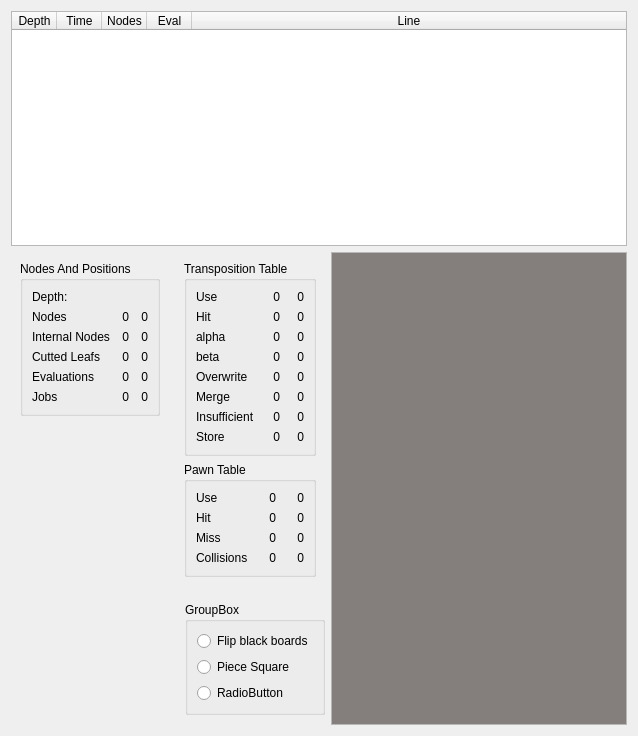
<?xml version="1.0" encoding="UTF-8"?>
<ui version="4.0">
 <class>Statsui</class>
 <widget class="QWidget" name="Statsui">
  <property name="geometry">
   <rect>
    <x>0</x>
    <y>0</y>
    <width>638</width>
    <height>736</height>
   </rect>
  </property>
  <property name="windowTitle">
   <string>Statistics</string>
  </property>
  <layout class="QVBoxLayout" name="verticalLayout_5" stretch="0,0">
   <item>
    <widget class="QTableWidget" name="bestLine">
     <property name="editTriggers">
      <set>QAbstractItemView::NoEditTriggers</set>
     </property>
     <property name="alternatingRowColors">
      <bool>true</bool>
     </property>
     <property name="gridStyle">
      <enum>Qt::DotLine</enum>
     </property>
     <property name="rowCount">
      <number>0</number>
     </property>
     <property name="columnCount">
      <number>5</number>
     </property>
     <attribute name="horizontalHeaderVisible">
      <bool>true</bool>
     </attribute>
     <attribute name="horizontalHeaderCascadingSectionResizes">
      <bool>true</bool>
     </attribute>
     <attribute name="horizontalHeaderDefaultSectionSize">
      <number>45</number>
     </attribute>
     <attribute name="horizontalHeaderStretchLastSection">
      <bool>true</bool>
     </attribute>
     <attribute name="verticalHeaderVisible">
      <bool>false</bool>
     </attribute>
     <column>
      <property name="text">
       <string>Depth</string>
      </property>
      <property name="textAlignment">
       <set>AlignHCenter|AlignVCenter|AlignCenter</set>
      </property>
     </column>
     <column>
      <property name="text">
       <string>Time</string>
      </property>
      <property name="textAlignment">
       <set>AlignHCenter|AlignVCenter|AlignCenter</set>
      </property>
     </column>
     <column>
      <property name="text">
       <string>Nodes</string>
      </property>
      <property name="textAlignment">
       <set>AlignHCenter|AlignVCenter|AlignCenter</set>
      </property>
     </column>
     <column>
      <property name="text">
       <string>Eval</string>
      </property>
      <property name="textAlignment">
       <set>AlignHCenter|AlignVCenter|AlignCenter</set>
      </property>
     </column>
     <column>
      <property name="text">
       <string>Line</string>
      </property>
     </column>
    </widget>
   </item>
   <item>
    <layout class="QHBoxLayout" name="horizontalLayout_4">
     <property name="leftMargin">
      <number>0</number>
     </property>
     <item>
      <layout class="QVBoxLayout" name="verticalLayout_2">
       <item>
        <layout class="QHBoxLayout" name="horizontalLayout">
         <item>
          <widget class="QFrame" name="frame_2">
           <property name="frameShape">
            <enum>QFrame::NoFrame</enum>
           </property>
           <property name="frameShadow">
            <enum>QFrame::Plain</enum>
           </property>
           <layout class="QVBoxLayout" name="verticalLayout_3">
            <item>
             <widget class="QGroupBox" name="nap">
              <property name="title">
               <string>Nodes And Positions</string>
              </property>
              <layout class="QGridLayout" name="gridLayout">
               <item row="1" column="0">
                <widget class="QLabel" name="tNodes">
                 <property name="text">
                  <string>Nodes</string>
                 </property>
                </widget>
               </item>
               <item row="1" column="1">
                <widget class="QLabel" name="vnode">
                 <property name="minimumSize">
                  <size>
                   <width>0</width>
                   <height>0</height>
                  </size>
                 </property>
                 <property name="text">
                  <string>0</string>
                 </property>
                 <property name="textFormat">
                  <enum>Qt::PlainText</enum>
                 </property>
                 <property name="alignment">
                  <set>Qt::AlignRight|Qt::AlignTrailing|Qt::AlignVCenter</set>
                 </property>
                </widget>
               </item>
               <item row="1" column="2">
                <widget class="QLabel" name="nnode">
                 <property name="text">
                  <string>0</string>
                 </property>
                 <property name="textFormat">
                  <enum>Qt::PlainText</enum>
                 </property>
                 <property name="alignment">
                  <set>Qt::AlignRight|Qt::AlignTrailing|Qt::AlignVCenter</set>
                 </property>
                </widget>
               </item>
               <item row="2" column="0">
                <widget class="QLabel" name="tNodes_2">
                 <property name="text">
                  <string>Internal Nodes</string>
                 </property>
                </widget>
               </item>
               <item row="2" column="1">
                <widget class="QLabel" name="vinternalNode">
                 <property name="minimumSize">
                  <size>
                   <width>0</width>
                   <height>0</height>
                  </size>
                 </property>
                 <property name="text">
                  <string>0</string>
                 </property>
                 <property name="textFormat">
                  <enum>Qt::PlainText</enum>
                 </property>
                 <property name="alignment">
                  <set>Qt::AlignRight|Qt::AlignTrailing|Qt::AlignVCenter</set>
                 </property>
                </widget>
               </item>
               <item row="2" column="2">
                <widget class="QLabel" name="ninternalNode">
                 <property name="text">
                  <string>0</string>
                 </property>
                 <property name="textFormat">
                  <enum>Qt::PlainText</enum>
                 </property>
                 <property name="alignment">
                  <set>Qt::AlignRight|Qt::AlignTrailing|Qt::AlignVCenter</set>
                 </property>
                </widget>
               </item>
               <item row="4" column="0">
                <widget class="QLabel" name="label_3">
                 <property name="text">
                  <string>Evaluations</string>
                 </property>
                </widget>
               </item>
               <item row="4" column="1">
                <widget class="QLabel" name="veval">
                 <property name="text">
                  <string>0</string>
                 </property>
                 <property name="alignment">
                  <set>Qt::AlignRight|Qt::AlignTrailing|Qt::AlignVCenter</set>
                 </property>
                </widget>
               </item>
               <item row="4" column="2">
                <widget class="QLabel" name="neval">
                 <property name="text">
                  <string>0</string>
                 </property>
                 <property name="alignment">
                  <set>Qt::AlignRight|Qt::AlignTrailing|Qt::AlignVCenter</set>
                 </property>
                </widget>
               </item>
               <item row="3" column="0">
                <widget class="QLabel" name="label_8">
                 <property name="text">
                  <string>Cutted Leafs</string>
                 </property>
                </widget>
               </item>
               <item row="3" column="1">
                <widget class="QLabel" name="vleafcut">
                 <property name="text">
                  <string>0</string>
                 </property>
                 <property name="alignment">
                  <set>Qt::AlignRight|Qt::AlignTrailing|Qt::AlignVCenter</set>
                 </property>
                </widget>
               </item>
               <item row="3" column="2">
                <widget class="QLabel" name="nleafcut">
                 <property name="text">
                  <string>0</string>
                 </property>
                 <property name="alignment">
                  <set>Qt::AlignRight|Qt::AlignTrailing|Qt::AlignVCenter</set>
                 </property>
                </widget>
               </item>
               <item row="0" column="0">
                <widget class="QLabel" name="depth">
                 <property name="text">
                  <string>Depth:</string>
                 </property>
                </widget>
               </item>
               <item row="5" column="0">
                <widget class="QLabel" name="label_11">
                 <property name="text">
                  <string>Jobs</string>
                 </property>
                </widget>
               </item>
               <item row="5" column="1">
                <widget class="QLabel" name="vjobs">
                 <property name="text">
                  <string>0</string>
                 </property>
                 <property name="alignment">
                  <set>Qt::AlignRight|Qt::AlignTrailing|Qt::AlignVCenter</set>
                 </property>
                </widget>
               </item>
               <item row="5" column="2">
                <widget class="QLabel" name="njobs">
                 <property name="text">
                  <string>0</string>
                 </property>
                 <property name="alignment">
                  <set>Qt::AlignRight|Qt::AlignTrailing|Qt::AlignVCenter</set>
                 </property>
                </widget>
               </item>
              </layout>
             </widget>
            </item>
            <item>
             <widget class="QLabel" name="position">
              <property name="sizePolicy">
               <sizepolicy hsizetype="Preferred" vsizetype="Expanding">
                <horstretch>0</horstretch>
                <verstretch>3</verstretch>
               </sizepolicy>
              </property>
              <property name="text">
               <string/>
              </property>
              <property name="alignment">
               <set>Qt::AlignCenter</set>
              </property>
             </widget>
            </item>
           </layout>
          </widget>
         </item>
         <item>
          <widget class="QFrame" name="frame">
           <property name="frameShape">
            <enum>QFrame::NoFrame</enum>
           </property>
           <property name="frameShadow">
            <enum>QFrame::Plain</enum>
           </property>
           <layout class="QVBoxLayout" name="verticalLayout">
            <item>
             <widget class="QGroupBox" name="tt">
              <property name="title">
               <string>Transposition Table</string>
              </property>
              <layout class="QGridLayout" name="gridLayout_2">
               <item row="0" column="0">
                <widget class="QLabel" name="tNodes_3">
                 <property name="text">
                  <string>Use</string>
                 </property>
                </widget>
               </item>
               <item row="0" column="1">
                <widget class="QLabel" name="vttuse">
                 <property name="minimumSize">
                  <size>
                   <width>0</width>
                   <height>0</height>
                  </size>
                 </property>
                 <property name="text">
                  <string>0</string>
                 </property>
                 <property name="textFormat">
                  <enum>Qt::PlainText</enum>
                 </property>
                 <property name="alignment">
                  <set>Qt::AlignRight|Qt::AlignTrailing|Qt::AlignVCenter</set>
                 </property>
                </widget>
               </item>
               <item row="0" column="2">
                <widget class="QLabel" name="nttuse">
                 <property name="text">
                  <string>0</string>
                 </property>
                 <property name="textFormat">
                  <enum>Qt::PlainText</enum>
                 </property>
                 <property name="alignment">
                  <set>Qt::AlignRight|Qt::AlignTrailing|Qt::AlignVCenter</set>
                 </property>
                </widget>
               </item>
               <item row="2" column="0">
                <widget class="QLabel" name="label_2">
                 <property name="text">
                  <string>Hit</string>
                 </property>
                </widget>
               </item>
               <item row="2" column="1">
                <widget class="QLabel" name="vtthit">
                 <property name="text">
                  <string>0</string>
                 </property>
                 <property name="alignment">
                  <set>Qt::AlignRight|Qt::AlignTrailing|Qt::AlignVCenter</set>
                 </property>
                </widget>
               </item>
               <item row="2" column="2">
                <widget class="QLabel" name="ntthit">
                 <property name="text">
                  <string>0</string>
                 </property>
                 <property name="alignment">
                  <set>Qt::AlignRight|Qt::AlignTrailing|Qt::AlignVCenter</set>
                 </property>
                </widget>
               </item>
               <item row="3" column="0">
                <widget class="QLabel" name="label">
                 <property name="text">
                  <string>alpha</string>
                 </property>
                </widget>
               </item>
               <item row="3" column="1">
                <widget class="QLabel" name="vttalpha">
                 <property name="text">
                  <string>0</string>
                 </property>
                 <property name="alignment">
                  <set>Qt::AlignRight|Qt::AlignTrailing|Qt::AlignVCenter</set>
                 </property>
                </widget>
               </item>
               <item row="3" column="2">
                <widget class="QLabel" name="nttalpha">
                 <property name="text">
                  <string>0</string>
                 </property>
                 <property name="alignment">
                  <set>Qt::AlignRight|Qt::AlignTrailing|Qt::AlignVCenter</set>
                 </property>
                </widget>
               </item>
               <item row="4" column="1">
                <widget class="QLabel" name="vttbeta">
                 <property name="text">
                  <string>0</string>
                 </property>
                 <property name="alignment">
                  <set>Qt::AlignRight|Qt::AlignTrailing|Qt::AlignVCenter</set>
                 </property>
                </widget>
               </item>
               <item row="4" column="0">
                <widget class="QLabel" name="label_6">
                 <property name="text">
                  <string>beta</string>
                 </property>
                </widget>
               </item>
               <item row="4" column="2">
                <widget class="QLabel" name="nttbeta">
                 <property name="text">
                  <string>0</string>
                 </property>
                 <property name="alignment">
                  <set>Qt::AlignRight|Qt::AlignTrailing|Qt::AlignVCenter</set>
                 </property>
                </widget>
               </item>
               <item row="5" column="0">
                <widget class="QLabel" name="label_4">
                 <property name="text">
                  <string>Overwrite</string>
                 </property>
                </widget>
               </item>
               <item row="7" column="0">
                <widget class="QLabel" name="label_5">
                 <property name="text">
                  <string>Insufficient</string>
                 </property>
                </widget>
               </item>
               <item row="5" column="1">
                <widget class="QLabel" name="vttoverwrite">
                 <property name="text">
                  <string>0</string>
                 </property>
                 <property name="alignment">
                  <set>Qt::AlignRight|Qt::AlignTrailing|Qt::AlignVCenter</set>
                 </property>
                </widget>
               </item>
               <item row="7" column="1">
                <widget class="QLabel" name="vttinsufficient">
                 <property name="text">
                  <string>0</string>
                 </property>
                 <property name="alignment">
                  <set>Qt::AlignRight|Qt::AlignTrailing|Qt::AlignVCenter</set>
                 </property>
                </widget>
               </item>
               <item row="5" column="2">
                <widget class="QLabel" name="nttoverwrite">
                 <property name="text">
                  <string>0</string>
                 </property>
                 <property name="alignment">
                  <set>Qt::AlignRight|Qt::AlignTrailing|Qt::AlignVCenter</set>
                 </property>
                </widget>
               </item>
               <item row="7" column="2">
                <widget class="QLabel" name="nttinsufficient">
                 <property name="text">
                  <string>0</string>
                 </property>
                 <property name="alignment">
                  <set>Qt::AlignRight|Qt::AlignTrailing|Qt::AlignVCenter</set>
                 </property>
                </widget>
               </item>
               <item row="8" column="0">
                <widget class="QLabel" name="label_7">
                 <property name="text">
                  <string>Store</string>
                 </property>
                </widget>
               </item>
               <item row="8" column="1">
                <widget class="QLabel" name="vttstore">
                 <property name="text">
                  <string>0</string>
                 </property>
                 <property name="alignment">
                  <set>Qt::AlignRight|Qt::AlignTrailing|Qt::AlignVCenter</set>
                 </property>
                </widget>
               </item>
               <item row="8" column="2">
                <widget class="QLabel" name="nttstore">
                 <property name="text">
                  <string>0</string>
                 </property>
                 <property name="alignment">
                  <set>Qt::AlignRight|Qt::AlignTrailing|Qt::AlignVCenter</set>
                 </property>
                </widget>
               </item>
               <item row="6" column="0">
                <widget class="QLabel" name="tNodes_4">
                 <property name="text">
                  <string>Merge</string>
                 </property>
                </widget>
               </item>
               <item row="6" column="1">
                <widget class="QLabel" name="vttmerge">
                 <property name="minimumSize">
                  <size>
                   <width>0</width>
                   <height>0</height>
                  </size>
                 </property>
                 <property name="text">
                  <string>0</string>
                 </property>
                 <property name="textFormat">
                  <enum>Qt::PlainText</enum>
                 </property>
                 <property name="alignment">
                  <set>Qt::AlignRight|Qt::AlignTrailing|Qt::AlignVCenter</set>
                 </property>
                </widget>
               </item>
               <item row="6" column="2">
                <widget class="QLabel" name="nttmerge">
                 <property name="text">
                  <string>0</string>
                 </property>
                 <property name="textFormat">
                  <enum>Qt::PlainText</enum>
                 </property>
                 <property name="alignment">
                  <set>Qt::AlignRight|Qt::AlignTrailing|Qt::AlignVCenter</set>
                 </property>
                </widget>
               </item>
              </layout>
             </widget>
            </item>
            <item>
             <widget class="QGroupBox" name="groupBox">
              <property name="title">
               <string>Pawn Table</string>
              </property>
              <layout class="QGridLayout" name="gridLayout_4">
               <item row="0" column="0">
                <widget class="QLabel" name="label_9">
                 <property name="text">
                  <string>Use</string>
                 </property>
                </widget>
               </item>
               <item row="0" column="1">
                <widget class="QLabel" name="vptuse">
                 <property name="text">
                  <string>0</string>
                 </property>
                 <property name="alignment">
                  <set>Qt::AlignRight|Qt::AlignTrailing|Qt::AlignVCenter</set>
                 </property>
                </widget>
               </item>
               <item row="0" column="2">
                <widget class="QLabel" name="nptuse">
                 <property name="text">
                  <string>0</string>
                 </property>
                 <property name="alignment">
                  <set>Qt::AlignRight|Qt::AlignTrailing|Qt::AlignVCenter</set>
                 </property>
                </widget>
               </item>
               <item row="1" column="0">
                <widget class="QLabel" name="label_12">
                 <property name="text">
                  <string>Hit</string>
                 </property>
                </widget>
               </item>
               <item row="1" column="1">
                <widget class="QLabel" name="vpthit">
                 <property name="text">
                  <string>0</string>
                 </property>
                 <property name="alignment">
                  <set>Qt::AlignRight|Qt::AlignTrailing|Qt::AlignVCenter</set>
                 </property>
                </widget>
               </item>
               <item row="1" column="2">
                <widget class="QLabel" name="npthit">
                 <property name="text">
                  <string>0</string>
                 </property>
                 <property name="alignment">
                  <set>Qt::AlignRight|Qt::AlignTrailing|Qt::AlignVCenter</set>
                 </property>
                </widget>
               </item>
               <item row="2" column="0">
                <widget class="QLabel" name="label_15">
                 <property name="text">
                  <string>Miss</string>
                 </property>
                </widget>
               </item>
               <item row="2" column="2">
                <widget class="QLabel" name="nptmiss">
                 <property name="text">
                  <string>0</string>
                 </property>
                 <property name="alignment">
                  <set>Qt::AlignRight|Qt::AlignTrailing|Qt::AlignVCenter</set>
                 </property>
                </widget>
               </item>
               <item row="3" column="0">
                <widget class="QLabel" name="label_10">
                 <property name="text">
                  <string>Collisions</string>
                 </property>
                </widget>
               </item>
               <item row="3" column="1">
                <widget class="QLabel" name="vptcollision">
                 <property name="text">
                  <string>0</string>
                 </property>
                 <property name="alignment">
                  <set>Qt::AlignRight|Qt::AlignTrailing|Qt::AlignVCenter</set>
                 </property>
                </widget>
               </item>
               <item row="3" column="2">
                <widget class="QLabel" name="nptcollision">
                 <property name="text">
                  <string>0</string>
                 </property>
                 <property name="alignment">
                  <set>Qt::AlignRight|Qt::AlignTrailing|Qt::AlignVCenter</set>
                 </property>
                </widget>
               </item>
               <item row="2" column="1">
                <widget class="QLabel" name="vptmiss">
                 <property name="text">
                  <string>0</string>
                 </property>
                 <property name="alignment">
                  <set>Qt::AlignRight|Qt::AlignTrailing|Qt::AlignVCenter</set>
                 </property>
                </widget>
               </item>
              </layout>
             </widget>
            </item>
           </layout>
          </widget>
         </item>
        </layout>
       </item>
       <item>
        <layout class="QHBoxLayout" name="horizontalLayout_2">
         <property name="sizeConstraint">
          <enum>QLayout::SetDefaultConstraint</enum>
         </property>
         <property name="leftMargin">
          <number>0</number>
         </property>
         <property name="topMargin">
          <number>10</number>
         </property>
         <property name="bottomMargin">
          <number>10</number>
         </property>
         <item>
          <layout class="QGridLayout" name="gridLayout_5">
           <property name="margin">
            <number>0</number>
           </property>
           <item row="0" column="0">
            <widget class="QLabel" name="ww1">
             <property name="sizePolicy">
              <sizepolicy hsizetype="Preferred" vsizetype="Preferred">
               <horstretch>0</horstretch>
               <verstretch>1</verstretch>
              </sizepolicy>
             </property>
             <property name="alignment">
              <set>Qt::AlignCenter</set>
             </property>
            </widget>
           </item>
           <item row="0" column="1">
            <widget class="QLabel" name="ww2">
             <property name="sizePolicy">
              <sizepolicy hsizetype="Preferred" vsizetype="Preferred">
               <horstretch>0</horstretch>
               <verstretch>0</verstretch>
              </sizepolicy>
             </property>
             <property name="alignment">
              <set>Qt::AlignCenter</set>
             </property>
            </widget>
           </item>
           <item row="0" column="2">
            <widget class="QLabel" name="ww3">
             <property name="sizePolicy">
              <sizepolicy hsizetype="Preferred" vsizetype="Preferred">
               <horstretch>0</horstretch>
               <verstretch>0</verstretch>
              </sizepolicy>
             </property>
             <property name="alignment">
              <set>Qt::AlignCenter</set>
             </property>
            </widget>
           </item>
           <item row="0" column="3">
            <widget class="QLabel" name="ww4">
             <property name="sizePolicy">
              <sizepolicy hsizetype="Preferred" vsizetype="Preferred">
               <horstretch>0</horstretch>
               <verstretch>0</verstretch>
              </sizepolicy>
             </property>
             <property name="alignment">
              <set>Qt::AlignCenter</set>
             </property>
            </widget>
           </item>
           <item row="1" column="0">
            <widget class="QLabel" name="wb1">
             <property name="sizePolicy">
              <sizepolicy hsizetype="Preferred" vsizetype="Preferred">
               <horstretch>0</horstretch>
               <verstretch>1</verstretch>
              </sizepolicy>
             </property>
             <property name="alignment">
              <set>Qt::AlignCenter</set>
             </property>
            </widget>
           </item>
           <item row="1" column="1">
            <widget class="QLabel" name="wb2">
             <property name="alignment">
              <set>Qt::AlignCenter</set>
             </property>
            </widget>
           </item>
           <item row="1" column="2">
            <widget class="QLabel" name="wb3">
             <property name="alignment">
              <set>Qt::AlignCenter</set>
             </property>
            </widget>
           </item>
           <item row="1" column="3">
            <widget class="QLabel" name="wb4">
             <property name="alignment">
              <set>Qt::AlignCenter</set>
             </property>
            </widget>
           </item>
           <item row="1" column="4">
            <widget class="QLabel" name="wb5">
             <property name="alignment">
              <set>Qt::AlignCenter</set>
             </property>
            </widget>
           </item>
           <item row="1" column="5">
            <widget class="QLabel" name="wb6">
             <property name="alignment">
              <set>Qt::AlignCenter</set>
             </property>
            </widget>
           </item>
           <item row="0" column="5">
            <widget class="QLabel" name="ww6">
             <property name="sizePolicy">
              <sizepolicy hsizetype="Preferred" vsizetype="Preferred">
               <horstretch>0</horstretch>
               <verstretch>0</verstretch>
              </sizepolicy>
             </property>
             <property name="alignment">
              <set>Qt::AlignCenter</set>
             </property>
            </widget>
           </item>
           <item row="0" column="4">
            <widget class="QLabel" name="ww5">
             <property name="sizePolicy">
              <sizepolicy hsizetype="Preferred" vsizetype="Preferred">
               <horstretch>0</horstretch>
               <verstretch>0</verstretch>
              </sizepolicy>
             </property>
             <property name="text">
              <string/>
             </property>
             <property name="alignment">
              <set>Qt::AlignCenter</set>
             </property>
            </widget>
           </item>
          </layout>
         </item>
         <item>
          <widget class="QGroupBox" name="groupBox_2">
           <property name="sizePolicy">
            <sizepolicy hsizetype="Maximum" vsizetype="Preferred">
             <horstretch>0</horstretch>
             <verstretch>0</verstretch>
            </sizepolicy>
           </property>
           <property name="title">
            <string>GroupBox</string>
           </property>
           <layout class="QVBoxLayout" name="verticalLayout_4">
            <item>
             <widget class="QRadioButton" name="radioButtonFlip">
              <property name="sizePolicy">
               <sizepolicy hsizetype="Preferred" vsizetype="Fixed">
                <horstretch>0</horstretch>
                <verstretch>0</verstretch>
               </sizepolicy>
              </property>
              <property name="text">
               <string>Flip black boards</string>
              </property>
             </widget>
            </item>
            <item>
             <widget class="QRadioButton" name="radioButtonPSQ">
              <property name="sizePolicy">
               <sizepolicy hsizetype="Preferred" vsizetype="Fixed">
                <horstretch>0</horstretch>
                <verstretch>0</verstretch>
               </sizepolicy>
              </property>
              <property name="text">
               <string>Piece Square</string>
              </property>
             </widget>
            </item>
            <item>
             <widget class="QRadioButton" name="radioButton_3">
              <property name="sizePolicy">
               <sizepolicy hsizetype="Preferred" vsizetype="Fixed">
                <horstretch>0</horstretch>
                <verstretch>0</verstretch>
               </sizepolicy>
              </property>
              <property name="text">
               <string>RadioButton</string>
              </property>
             </widget>
            </item>
           </layout>
          </widget>
         </item>
        </layout>
       </item>
      </layout>
     </item>
     <item>
      <widget class="LockedTreeView" name="treeView">
       <property name="sizePolicy">
        <sizepolicy hsizetype="Preferred" vsizetype="Expanding">
         <horstretch>0</horstretch>
         <verstretch>0</verstretch>
        </sizepolicy>
       </property>
       <property name="palette">
        <palette>
         <active>
          <colorrole role="Base">
           <brush brushstyle="SolidPattern">
            <color alpha="255">
             <red>132</red>
             <green>127</green>
             <blue>125</blue>
            </color>
           </brush>
          </colorrole>
          <colorrole role="AlternateBase">
           <brush brushstyle="SolidPattern">
            <color alpha="255">
             <red>127</red>
             <green>122</green>
             <blue>120</blue>
            </color>
           </brush>
          </colorrole>
         </active>
         <inactive>
          <colorrole role="Base">
           <brush brushstyle="SolidPattern">
            <color alpha="255">
             <red>132</red>
             <green>127</green>
             <blue>125</blue>
            </color>
           </brush>
          </colorrole>
          <colorrole role="AlternateBase">
           <brush brushstyle="SolidPattern">
            <color alpha="255">
             <red>127</red>
             <green>122</green>
             <blue>120</blue>
            </color>
           </brush>
          </colorrole>
         </inactive>
         <disabled>
          <colorrole role="Base">
           <brush brushstyle="SolidPattern">
            <color alpha="255">
             <red>226</red>
             <green>217</green>
             <blue>212</blue>
            </color>
           </brush>
          </colorrole>
          <colorrole role="AlternateBase">
           <brush brushstyle="SolidPattern">
            <color alpha="255">
             <red>127</red>
             <green>122</green>
             <blue>120</blue>
            </color>
           </brush>
          </colorrole>
         </disabled>
        </palette>
       </property>
       <property name="alternatingRowColors">
        <bool>true</bool>
       </property>
       <property name="indentation">
        <number>40</number>
       </property>
       <property name="animated">
        <bool>true</bool>
       </property>
       <attribute name="headerVisible">
        <bool>false</bool>
       </attribute>
      </widget>
     </item>
    </layout>
   </item>
  </layout>
 </widget>
 <customwidgets>
  <customwidget>
   <class>LockedTreeView</class>
   <extends>QTreeView</extends>
   <header location="global">statwidget.h</header>
  </customwidget>
 </customwidgets>
 <resources/>
 <connections/>
</ui>
